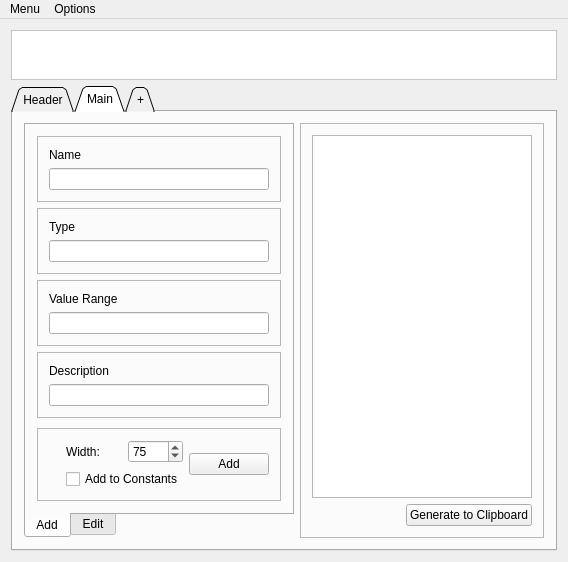
<?xml version="1.0" encoding="UTF-8"?>
<ui version="4.0">
 <class>zMainWindow</class>
 <widget class="QMainWindow" name="zMainWindow">
  <property name="geometry">
   <rect>
    <x>0</x>
    <y>0</y>
    <width>568</width>
    <height>511</height>
   </rect>
  </property>
  <property name="windowTitle">
   <string>Data Dictionary Maker (BETA)</string>
  </property>
  <widget class="QWidget" name="centralWidget">
   <layout class="QGridLayout" name="gridLayout_2">
    <item row="0" column="0">
     <widget class="QFrame" name="frame_7">
      <property name="minimumSize">
       <size>
        <width>0</width>
        <height>50</height>
       </size>
      </property>
      <property name="styleSheet">
       <string notr="true">background-color: rgb(255, 255, 255);</string>
      </property>
      <property name="frameShape">
       <enum>QFrame::StyledPanel</enum>
      </property>
      <property name="frameShadow">
       <enum>QFrame::Raised</enum>
      </property>
      <zorder>majorTW</zorder>
     </widget>
    </item>
    <item row="1" column="0">
     <widget class="QTabWidget" name="majorTW">
      <property name="tabShape">
       <enum>QTabWidget::Triangular</enum>
      </property>
      <property name="currentIndex">
       <number>1</number>
      </property>
      <property name="tabsClosable">
       <bool>false</bool>
      </property>
      <widget class="QWidget" name="tab">
       <attribute name="title">
        <string>Header</string>
       </attribute>
       <widget class="QLabel" name="label_6">
        <property name="geometry">
         <rect>
          <x>130</x>
          <y>90</y>
          <width>81</width>
          <height>16</height>
         </rect>
        </property>
        <property name="text">
         <string>Coming Soon</string>
        </property>
       </widget>
      </widget>
      <widget class="QWidget" name="mainTab">
       <attribute name="title">
        <string>Main</string>
       </attribute>
       <layout class="QHBoxLayout" name="horizontalLayout">
        <item>
         <widget class="QTabWidget" name="tabWidget_2">
          <property name="tabPosition">
           <enum>QTabWidget::South</enum>
          </property>
          <property name="currentIndex">
           <number>0</number>
          </property>
          <widget class="QWidget" name="tab_4">
           <attribute name="title">
            <string>Add</string>
           </attribute>
           <layout class="QVBoxLayout" name="verticalLayout_5">
            <item>
             <widget class="QFrame" name="frame_2">
              <property name="frameShape">
               <enum>QFrame::StyledPanel</enum>
              </property>
              <property name="frameShadow">
               <enum>QFrame::Raised</enum>
              </property>
              <layout class="QVBoxLayout" name="verticalLayout">
               <item>
                <widget class="QLabel" name="label_2">
                 <property name="text">
                  <string>Name</string>
                 </property>
                </widget>
               </item>
               <item>
                <widget class="QLineEdit" name="nameLE">
                 <property name="toolTip">
                  <string>Press CTRL+L to focus this field.</string>
                 </property>
                </widget>
               </item>
              </layout>
             </widget>
            </item>
            <item>
             <widget class="QFrame" name="frame_3">
              <property name="frameShape">
               <enum>QFrame::StyledPanel</enum>
              </property>
              <property name="frameShadow">
               <enum>QFrame::Raised</enum>
              </property>
              <layout class="QVBoxLayout" name="verticalLayout_2">
               <item>
                <widget class="QLabel" name="label_3">
                 <property name="text">
                  <string>Type</string>
                 </property>
                </widget>
               </item>
               <item>
                <widget class="QLineEdit" name="typeLE"/>
               </item>
              </layout>
             </widget>
            </item>
            <item>
             <widget class="QFrame" name="frame_4">
              <property name="frameShape">
               <enum>QFrame::StyledPanel</enum>
              </property>
              <property name="frameShadow">
               <enum>QFrame::Raised</enum>
              </property>
              <layout class="QVBoxLayout" name="verticalLayout_3">
               <item>
                <widget class="QLabel" name="label_4">
                 <property name="text">
                  <string>Value Range</string>
                 </property>
                </widget>
               </item>
               <item>
                <widget class="QLineEdit" name="valLE"/>
               </item>
              </layout>
             </widget>
            </item>
            <item>
             <widget class="QFrame" name="frame_5">
              <property name="frameShape">
               <enum>QFrame::StyledPanel</enum>
              </property>
              <property name="frameShadow">
               <enum>QFrame::Raised</enum>
              </property>
              <layout class="QVBoxLayout" name="verticalLayout_4">
               <item>
                <widget class="QLabel" name="label_5">
                 <property name="text">
                  <string>Description</string>
                 </property>
                </widget>
               </item>
               <item>
                <widget class="QLineEdit" name="descLE"/>
               </item>
              </layout>
             </widget>
            </item>
            <item>
             <spacer name="verticalSpacer">
              <property name="orientation">
               <enum>Qt::Vertical</enum>
              </property>
              <property name="sizeHint" stdset="0">
               <size>
                <width>20</width>
                <height>40</height>
               </size>
              </property>
             </spacer>
            </item>
            <item>
             <widget class="QFrame" name="frame_6">
              <property name="frameShape">
               <enum>QFrame::StyledPanel</enum>
              </property>
              <property name="frameShadow">
               <enum>QFrame::Raised</enum>
              </property>
              <layout class="QGridLayout" name="gridLayout_5">
               <item row="0" column="2">
                <spacer name="horizontalSpacer_2">
                 <property name="orientation">
                  <enum>Qt::Horizontal</enum>
                 </property>
                 <property name="sizeHint" stdset="0">
                  <size>
                   <width>40</width>
                   <height>20</height>
                  </size>
                 </property>
                </spacer>
               </item>
               <item row="0" column="5" rowspan="2">
                <widget class="QPushButton" name="addBt">
                 <property name="focusPolicy">
                  <enum>Qt::NoFocus</enum>
                 </property>
                 <property name="text">
                  <string>Add</string>
                 </property>
                </widget>
               </item>
               <item row="0" column="4">
                <widget class="QSpinBox" name="marginSB">
                 <property name="minimum">
                  <number>25</number>
                 </property>
                 <property name="value">
                  <number>75</number>
                 </property>
                </widget>
               </item>
               <item row="1" column="2">
                <spacer name="horizontalSpacer_3">
                 <property name="orientation">
                  <enum>Qt::Horizontal</enum>
                 </property>
                 <property name="sizeHint" stdset="0">
                  <size>
                   <width>40</width>
                   <height>20</height>
                  </size>
                 </property>
                </spacer>
               </item>
               <item row="0" column="3">
                <widget class="QLabel" name="label">
                 <property name="text">
                  <string>Width:</string>
                 </property>
                </widget>
               </item>
               <item row="1" column="3" colspan="2">
                <widget class="QCheckBox" name="constCB">
                 <property name="focusPolicy">
                  <enum>Qt::NoFocus</enum>
                 </property>
                 <property name="text">
                  <string>Add to Constants</string>
                 </property>
                </widget>
               </item>
              </layout>
             </widget>
            </item>
           </layout>
          </widget>
          <widget class="QWidget" name="tab_5">
           <attribute name="title">
            <string>Edit</string>
           </attribute>
           <layout class="QVBoxLayout" name="verticalLayout_6">
            <item>
             <widget class="QFrame" name="frame_11">
              <property name="frameShape">
               <enum>QFrame::StyledPanel</enum>
              </property>
              <property name="frameShadow">
               <enum>QFrame::Raised</enum>
              </property>
              <layout class="QGridLayout" name="gridLayout_4">
               <item row="2" column="0">
                <widget class="QLabel" name="varsLbl">
                 <property name="text">
                  <string>Variables</string>
                 </property>
                </widget>
               </item>
               <item row="3" column="0" colspan="3">
                <widget class="QTableWidget" name="dataTbl">
                 <property name="minimumSize">
                  <size>
                   <width>0</width>
                   <height>0</height>
                  </size>
                 </property>
                 <property name="alternatingRowColors">
                  <bool>true</bool>
                 </property>
                 <property name="selectionMode">
                  <enum>QAbstractItemView::SingleSelection</enum>
                 </property>
                 <property name="selectionBehavior">
                  <enum>QAbstractItemView::SelectRows</enum>
                 </property>
                 <attribute name="verticalHeaderVisible">
                  <bool>false</bool>
                 </attribute>
                </widget>
               </item>
               <item row="4" column="0">
                <widget class="QPushButton" name="remBt">
                 <property name="sizePolicy">
                  <sizepolicy hsizetype="Fixed" vsizetype="Fixed">
                   <horstretch>0</horstretch>
                   <verstretch>0</verstretch>
                  </sizepolicy>
                 </property>
                 <property name="focusPolicy">
                  <enum>Qt::NoFocus</enum>
                 </property>
                 <property name="toolTip">
                  <string>To delete, select a row from either table, then click this button.</string>
                 </property>
                 <property name="text">
                  <string>Remove</string>
                 </property>
                </widget>
               </item>
               <item row="4" column="1">
                <spacer name="horizontalSpacer">
                 <property name="orientation">
                  <enum>Qt::Horizontal</enum>
                 </property>
                 <property name="sizeHint" stdset="0">
                  <size>
                   <width>40</width>
                   <height>20</height>
                  </size>
                 </property>
                </spacer>
               </item>
               <item row="1" column="0" colspan="3">
                <widget class="QTableWidget" name="constTbl">
                 <property name="alternatingRowColors">
                  <bool>true</bool>
                 </property>
                 <property name="selectionMode">
                  <enum>QAbstractItemView::SingleSelection</enum>
                 </property>
                 <property name="selectionBehavior">
                  <enum>QAbstractItemView::SelectRows</enum>
                 </property>
                 <attribute name="verticalHeaderVisible">
                  <bool>false</bool>
                 </attribute>
                </widget>
               </item>
               <item row="0" column="0">
                <widget class="QLabel" name="consLbl">
                 <property name="text">
                  <string>Constants</string>
                 </property>
                </widget>
               </item>
              </layout>
             </widget>
            </item>
           </layout>
          </widget>
         </widget>
        </item>
        <item>
         <widget class="QFrame" name="frame">
          <property name="frameShape">
           <enum>QFrame::StyledPanel</enum>
          </property>
          <property name="frameShadow">
           <enum>QFrame::Raised</enum>
          </property>
          <layout class="QGridLayout" name="gridLayout">
           <item row="0" column="0" colspan="2">
            <widget class="QPlainTextEdit" name="dataTE">
             <property name="lineWrapMode">
              <enum>QPlainTextEdit::NoWrap</enum>
             </property>
            </widget>
           </item>
           <item row="1" column="0">
            <spacer name="horizontalSpacer_4">
             <property name="orientation">
              <enum>Qt::Horizontal</enum>
             </property>
             <property name="sizeHint" stdset="0">
              <size>
               <width>105</width>
               <height>20</height>
              </size>
             </property>
            </spacer>
           </item>
           <item row="1" column="1">
            <widget class="QPushButton" name="genBt">
             <property name="sizePolicy">
              <sizepolicy hsizetype="Fixed" vsizetype="Fixed">
               <horstretch>0</horstretch>
               <verstretch>0</verstretch>
              </sizepolicy>
             </property>
             <property name="focusPolicy">
              <enum>Qt::NoFocus</enum>
             </property>
             <property name="toolTip">
              <string>Press CTRL+RETURN to press this button.</string>
             </property>
             <property name="text">
              <string>Generate to Clipboard</string>
             </property>
            </widget>
           </item>
          </layout>
          <zorder>dataTE</zorder>
          <zorder>dataTE</zorder>
          <zorder>genBt</zorder>
          <zorder>horizontalSpacer_4</zorder>
         </widget>
        </item>
       </layout>
      </widget>
      <widget class="QWidget" name="tab_3">
       <attribute name="title">
        <string>+</string>
       </attribute>
       <widget class="QLabel" name="label_7">
        <property name="geometry">
         <rect>
          <x>140</x>
          <y>150</y>
          <width>71</width>
          <height>16</height>
         </rect>
        </property>
        <property name="text">
         <string>Coming soon</string>
        </property>
       </widget>
      </widget>
     </widget>
    </item>
   </layout>
  </widget>
  <widget class="QMenuBar" name="menuBar">
   <property name="geometry">
    <rect>
     <x>0</x>
     <y>0</y>
     <width>568</width>
     <height>21</height>
    </rect>
   </property>
   <widget class="QMenu" name="menuMenu">
    <property name="title">
     <string>Menu</string>
    </property>
    <addaction name="actionAbout"/>
    <addaction name="actionHelp"/>
    <addaction name="actionFeedback"/>
   </widget>
   <widget class="QMenu" name="menuOptions">
    <property name="title">
     <string>Options</string>
    </property>
   </widget>
   <addaction name="menuMenu"/>
   <addaction name="menuOptions"/>
  </widget>
  <action name="actionAbout">
   <property name="text">
    <string>About</string>
   </property>
  </action>
  <action name="actionHelp">
   <property name="text">
    <string>Help and Hints</string>
   </property>
  </action>
  <action name="actionFeedback">
   <property name="text">
    <string>Feedback</string>
   </property>
  </action>
 </widget>
 <layoutdefault spacing="6" margin="11"/>
 <tabstops>
  <tabstop>nameLE</tabstop>
  <tabstop>typeLE</tabstop>
  <tabstop>valLE</tabstop>
  <tabstop>descLE</tabstop>
  <tabstop>constTbl</tabstop>
  <tabstop>dataTbl</tabstop>
 </tabstops>
 <resources/>
 <connections/>
</ui>
